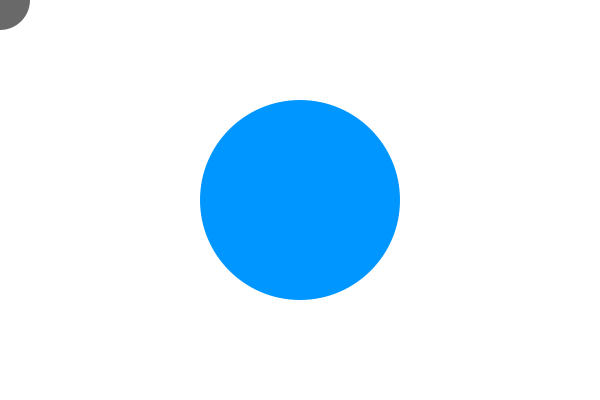
Frame 1 (no input)
Frame 60 (the mouse pressed at the canvas centre just before this capture): identical to frame 1, image omitted
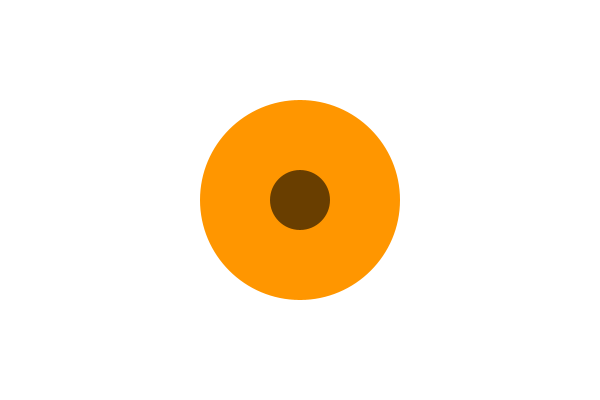
Frame 120 (the mouse held since frame 60 and released just before this capture)

The Processing sketch that drew these frames (run headless with seeded random() and noise(); from frame 60 on, the mouse is pressed at the canvas centre):

// Processing sketch: CircleCircle
// ── CircleCircle.pde

/*
CIRCLE/CIRCLE
Jeff Thompson | 2015 | www.jeffreythompson.org

*/

float c1x = 0;      // circle 1 position (controlled by mouse)
float c1y = 0;
float c1r = 30;     // radius

float c2x = 300;    // circle 2 position
float c2y = 200;
float c2r = 100;


void setup() {
  size(600,400);
  noStroke();
}


void draw() {
  background(255);
  
  // update position to mouse coordinates
  c1x = mouseX;
  c1y = mouseY;
  
  // check for collision
  // if hit, change color
  boolean hit = circleCircle(c1x,c1y,c1r, c2x,c2y,c2r);
  if (hit) {
    fill(255,150,0);
  }
  else {
    fill(0,150,255);
  }
  ellipse(c2x,c2y, c2r*2,c2r*2);
  
  // other circle, controlled by mouse
  fill(0, 150);
  ellipse(c1x,c1y, c1r*2,c1r*2);
}


// CIRCLE/CIRCLE
boolean circleCircle(float c1x, float c1y, float c1r, float c2x, float c2y, float c2r) {
  
  // get distance between the circle's centers
  // use the Pythagorean Theorem to compute the distance
  float distX = c1x - c2x;
  float distY = c1y - c2y;
  float distance = sqrt( (distX*distX) + (distY*distY) );

  // if the distance is less than the sum of the circle's
  // radii, the circles are touching!
  if (distance <= c1r+c2r) {
    return true;
  }
  return false;
}
